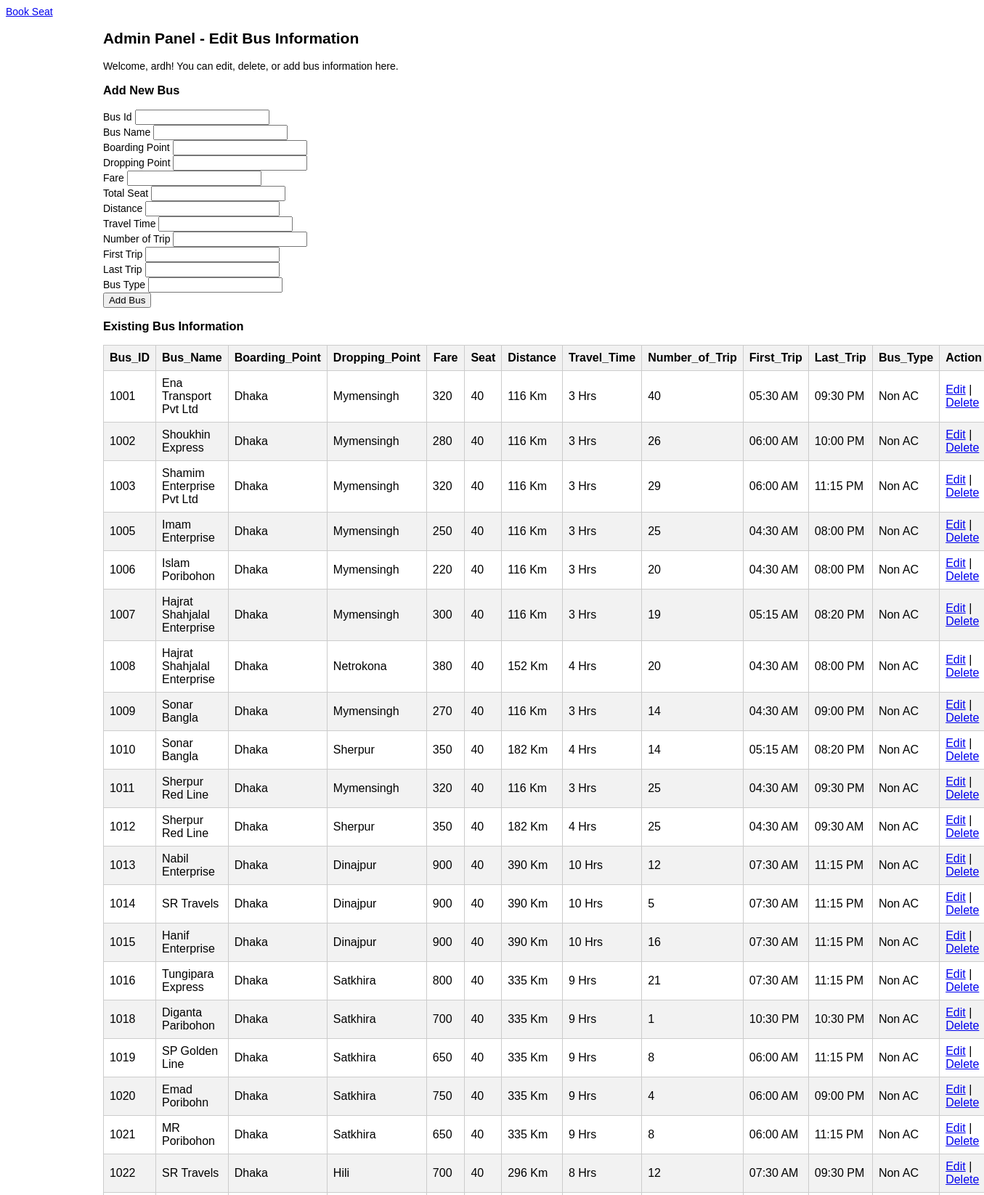
Page /admin_panel.php (signed in, upper part) on the committed database.
### tables this page shows
CREATE TABLE `non_ac` (
  `Bus_Name` varchar(50) NOT NULL,
  `Boarding_Point` varchar(50) NOT NULL,
  `Dropping_Point` varchar(50) NOT NULL,
  `Fare` int(50) NOT NULL,
  `Seat` varchar(50) NOT NULL,
  `Distance` varchar(50) NOT NULL,
  `Travel_Time` varchar(50) NOT NULL,
  `Number_of_Trip` int(11) NOT NULL,
  `First_Trip` varchar(50) NOT NULL,
  `Last_Trip` varchar(50) NOT NULL,
  `Bus_Type` varchar(50) NOT NULL,
  `Bus_ID` int(11) NOT NULL
);

### admin_panel.php (the view, shortened to what this page needs)
<?php
require_once "db.php";
echo '<a href="search.php">Book Seat</a>';
$sql = "SELECT bus_id,bus_name,boarding_point, dropping_point, fare, seat, distance, travel_time, number_of_trip, first_trip, last_trip, bus_type FROM non_ac";
$result = mysqli_query($conn, $sql);
if (!$result) {
    echo "Error: " . mysqli_error($conn);
    exit();
}
else {
$new_bus_id = $new_bus_name = $new_boarding_point = $new_dropping_point = $new_fare = $new_seat = $new_distance = $new_travel_time = $new_number_of_trip = $new_first_trip = $new_last_trip = $new_bus_type = "";
?>
<!DOCTYPE html>
<html lang="en">
<head>
</head>
<body>
<div class="wrapper">
    <h2>Admin Panel - Edit Bus Information</h2>
    <p>Welcome, <?php echo isset($_SESSION["username"]) ? $_SESSION["username"] : ''; ?>! You can edit, delete, or add bus information here.</p>
    <h3>Add New Bus</h3>
    <form action="<?php echo htmlspecialchars($_SERVER["PHP_SELF"]); ?>" method="post">
        <div>
            <label>Bus Id</label>
            <input type="text" name="new_bus_id" value="<?php echo $new_bus_id; ?>">
        </div>
        <div>
            <label>Bus Name</label>
            <input type="text" name="new_bus_name" value="<?php echo $new_bus_name; ?>">
        </div>
        <div>
            <label>Boarding Point</label>
            <input type="text" name="new_boarding_point" value="<?php echo $new_boarding_point; ?>">
        </div>
        <div>
            <label>Dropping Point</label>
            <input type="text" name="new_dropping_point" value="<?php echo $new_dropping_point; ?>">
        </div>
        <div>
            <label>Fare</label>
            <input type="text" name="new_fare" value="<?php echo $new_fare; ?>">
        </div>
        <div>
            <label>Total Seat</label>
            <input type="text" name="new_seat" value="<?php echo $new_seat; ?>">
        </div>
        <div>
            <label>Distance</label>
            <input type="text" name="new_distance" value="<?php echo $new_distance; ?>">
        </div>
        <div>
            <label>Travel Time</label>
            <input type="text" name="new_travel_time" value="<?php echo $new_travel_time; ?>">
        </div>
        <div>
            <label>Number of Trip</label>
            <input type="text" name="new_number_of_trip" value="<?php echo $new_number_of_trip; ?>">
        </div>
        <div>
            <label>First Trip</label>
            <input type="text" name="new_first_trip" value="<?php echo $new_first_trip; ?>">
        </div>
        <div>
            <label>Last Trip</label>
            <input type="text" name="new_last_trip" value="<?php echo $new_last_trip; ?>">
        </div>
        <div>
            <label>Bus Type</label>
            <input type="text" name="new_bus_type" value="<?php echo $new_bus_type; ?>">
        </div>
        <div class="form-group">
            <input type="submit" name="add_bus" value="Add Bus">
        </div>
    </form>
    <h3>Existing Bus Information</h3>
    <table>
        <thead>
        <tr>
            <th>Bus_ID</th>
            <th>Bus_Name</th>
            <th>Boarding_Point</th>
            <th>Dropping_Point</th>
            <th>Fare</th>
            <th>Seat</th>
            <th>Distance</th>
            <th>Travel_Time</th>
            <th>Number_of_Trip</th>
            <th>First_Trip</th>
            <th>Last_Trip</th>
            <th>Bus_Type</th>
            <th>Action</th>
        </tr>
        </thead>
        <tbody>
        <?php
        while ($row = mysqli_fetch_assoc($result)) {
            ?>
            <tr>
                <td><?php echo isset($row['bus_id']) ? $row['bus_id'] : ''; ?></td>
                <td><?php echo isset($row['bus_name']) ? $row['bus_name'] : ''; ?></td>
                <td><?php echo isset($row['boarding_point']) ? $row['boarding_point'] : ''; ?></td>
                <td><?php echo isset($row['dropping_point']) ? $row['dropping_point'] : ''; ?></td>
                <td><?php echo isset($row['fare']) ? $row['fare'] : ''; ?></td>
                <td><?php echo isset($row['seat']) ? $row['seat'] : ''; ?></td>
                <td><?php echo isset($row['distance']) ? $row['distance'] : ''; ?></td>
                <td><?php echo isset($row['travel_time']) ? $row['travel_time'] : ''; ?></td>
                <td><?php echo isset($row['number_of_trip']) ? $row['number_of_trip'] : ''; ?></td>
                <td><?php echo isset($row['first_trip']) ? $row['first_trip'] : ''; ?></td>
                <td><?php echo isset($row['last_trip']) ? $row['last_trip'] : ''; ?></td>
                <td><?php echo isset($row['bus_type']) ? $row['bus_type'] : ''; ?></td>
                <td>
                    <a href="edit_bus.php?id=<?php echo isset($row['bus_id']) ? $row['bus_id'] : ''; ?>">Edit</a> |
                    <a href="delete.php?id=<?php echo isset($row['bus_id']) ? $row['bus_id'] : ''; ?>"
                       onclick="return confirm('Are you sure you want to delete this bus?')">Delete</a>
                </td>
            </tr>
            <?php
        }
}
        ?>
        </tbody>
    </table>
</div>
</body>
</html>

### admin_panel.php (style rules this page uses)
body { font: 14px sans-serif; }
.wrapper { width: 80%; margin: 0 auto; }
table { width: 100%; border-collapse: collapse; }
table, th, td { border: 1px solid #ccc; padding: 8px; }
th { background-color: #f2f2f2; }
tr:nth-child(even) { background-color: #f2f2f2; }

### rows in the picture
non_ac: Bus_ID "1001", Bus_Name "Ena Transport Pvt Ltd", Boarding_Point "Dhaka", Dropping_Point "Mymensingh", Fare "320", Seat "40", Distance "116 Km", Travel_Time "3 Hrs", Number_of_Trip "40", First_Trip "05:30 AM", Last_Trip "09:30 PM", Bus_Type "Non AC"
non_ac: Bus_ID "1002", Bus_Name "Shoukhin Express", Boarding_Point "Dhaka", Dropping_Point "Mymensingh", Fare "280", Seat "40", Distance "116 Km", Travel_Time "3 Hrs", Number_of_Trip "26", First_Trip "06:00 AM", Last_Trip "10:00 PM", Bus_Type "Non AC"
non_ac: Bus_ID "1003", Bus_Name "Shamim Enterprise Pvt Ltd", Boarding_Point "Dhaka", Dropping_Point "Mymensingh", Fare "320", Seat "40", Distance "116 Km", Travel_Time "3 Hrs", Number_of_Trip "29", First_Trip "06:00 AM", Last_Trip "11:15 PM", Bus_Type "Non AC"
non_ac: Bus_ID "1005", Bus_Name "Imam Enterprise", Boarding_Point "Dhaka", Dropping_Point "Mymensingh", Fare "250", Seat "40", Distance "116 Km", Travel_Time "3 Hrs", Number_of_Trip "25", First_Trip "04:30 AM", Last_Trip "08:00 PM", Bus_Type "Non AC"
non_ac: Bus_ID "1006", Bus_Name "Islam Poribohon", Boarding_Point "Dhaka", Dropping_Point "Mymensingh", Fare "220", Seat "40", Distance "116 Km", Travel_Time "3 Hrs", Number_of_Trip "20", First_Trip "04:30 AM", Last_Trip "08:00 PM", Bus_Type "Non AC"
non_ac: Bus_ID "1007", Bus_Name "Hajrat Shahjalal Enterprise", Boarding_Point "Dhaka", Dropping_Point "Mymensingh", Fare "300", Seat "40", Distance "116 Km", Travel_Time "3 Hrs", Number_of_Trip "19", First_Trip "05:15 AM", Last_Trip "08:20 PM", Bus_Type "Non AC"
non_ac: Bus_ID "1008", Bus_Name "Hajrat Shahjalal Enterprise", Boarding_Point "Dhaka", Dropping_Point "Netrokona", Fare "380", Seat "40", Distance "152 Km", Travel_Time "4 Hrs", Number_of_Trip "20", First_Trip "04:30 AM", Last_Trip "08:00 PM", Bus_Type "Non AC"
non_ac: Bus_ID "1009", Bus_Name "Sonar Bangla", Boarding_Point "Dhaka", Dropping_Point "Mymensingh", Fare "270", Seat "40", Distance "116 Km", Travel_Time "3 Hrs", Number_of_Trip "14", First_Trip "04:30 AM", Last_Trip "09:00 PM", Bus_Type "Non AC"
non_ac: Bus_ID "1010", Bus_Name "Sonar Bangla", Boarding_Point "Dhaka", Dropping_Point "Sherpur", Fare "350", Seat "40", Distance "182 Km", Travel_Time "4 Hrs", Number_of_Trip "14", First_Trip "05:15 AM", Last_Trip "08:20 PM", Bus_Type "Non AC"
non_ac: Bus_ID "1011", Bus_Name "Sherpur Red Line", Boarding_Point "Dhaka", Dropping_Point "Mymensingh", Fare "320", Seat "40", Distance "116 Km", Travel_Time "3 Hrs", Number_of_Trip "25", First_Trip "04:30 AM", Last_Trip "09:30 PM", Bus_Type "Non AC"
non_ac: Bus_ID "1012", Bus_Name "Sherpur Red Line", Boarding_Point "Dhaka", Dropping_Point "Sherpur", Fare "350", Seat "40", Distance "182 Km", Travel_Time "4 Hrs", Number_of_Trip "25", First_Trip "04:30 AM", Last_Trip "09:30 AM", Bus_Type "Non AC"
non_ac: Bus_ID "1013", Bus_Name "Nabil Enterprise", Boarding_Point "Dhaka", Dropping_Point "Dinajpur", Fare "900", Seat "40", Distance "390 Km", Travel_Time "10 Hrs", Number_of_Trip "12", First_Trip "07:30 AM", Last_Trip "11:15 PM", Bus_Type "Non AC"
non_ac: Bus_ID "1014", Bus_Name "SR Travels", Boarding_Point "Dhaka", Dropping_Point "Dinajpur", Fare "900", Seat "40", Distance "390 Km", Travel_Time "10 Hrs", Number_of_Trip "5", First_Trip "07:30 AM", Last_Trip "11:15 PM", Bus_Type "Non AC"
non_ac: Bus_ID "1015", Bus_Name "Hanif Enterprise", Boarding_Point "Dhaka", Dropping_Point "Dinajpur", Fare "900", Seat "40", Distance "390 Km", Travel_Time "10 Hrs", Number_of_Trip "16", First_Trip "07:30 AM", Last_Trip "11:15 PM", Bus_Type "Non AC"
non_ac: Bus_ID "1016", Bus_Name "Tungipara Express", Boarding_Point "Dhaka", Dropping_Point "Satkhira", Fare "800", Seat "40", Distance "335 Km", Travel_Time "9 Hrs", Number_of_Trip "21", First_Trip "07:30 AM", Last_Trip "11:15 PM", Bus_Type "Non AC"
non_ac: Bus_ID "1018", Bus_Name "Diganta Paribohon", Boarding_Point "Dhaka", Dropping_Point "Satkhira", Fare "700", Seat "40", Distance "335 Km", Travel_Time "9 Hrs", Number_of_Trip "1", First_Trip "10:30 PM", Last_Trip "10:30 PM", Bus_Type "Non AC"
non_ac: Bus_ID "1019", Bus_Name "SP Golden Line", Boarding_Point "Dhaka", Dropping_Point "Satkhira", Fare "650", Seat "40", Distance "335 Km", Travel_Time "9 Hrs", Number_of_Trip "8", First_Trip "06:00 AM", Last_Trip "11:15 PM", Bus_Type "Non AC"
non_ac: Bus_ID "1020", Bus_Name "Emad Poribohn", Boarding_Point "Dhaka", Dropping_Point "Satkhira", Fare "750", Seat "40", Distance "335 Km", Travel_Time "9 Hrs", Number_of_Trip "4", First_Trip "06:00 AM", Last_Trip "09:00 PM", Bus_Type "Non AC"
non_ac: Bus_ID "1021", Bus_Name "MR Poribohon", Boarding_Point "Dhaka", Dropping_Point "Satkhira", Fare "650", Seat "40", Distance "335 Km", Travel_Time "9 Hrs", Number_of_Trip "8", First_Trip "06:00 AM", Last_Trip "11:15 PM", Bus_Type "Non AC"
non_ac: Bus_ID "1022", Bus_Name "SR Travels", Boarding_Point "Dhaka", Dropping_Point "Hili", Fare "700", Seat "40", Distance "296 Km", Travel_Time "8 Hrs", Number_of_Trip "12", First_Trip "07:30 AM", Last_Trip "09:30 PM", Bus_Type "Non AC"

### other values in the picture
$_SESSION["username"] "ardh"
